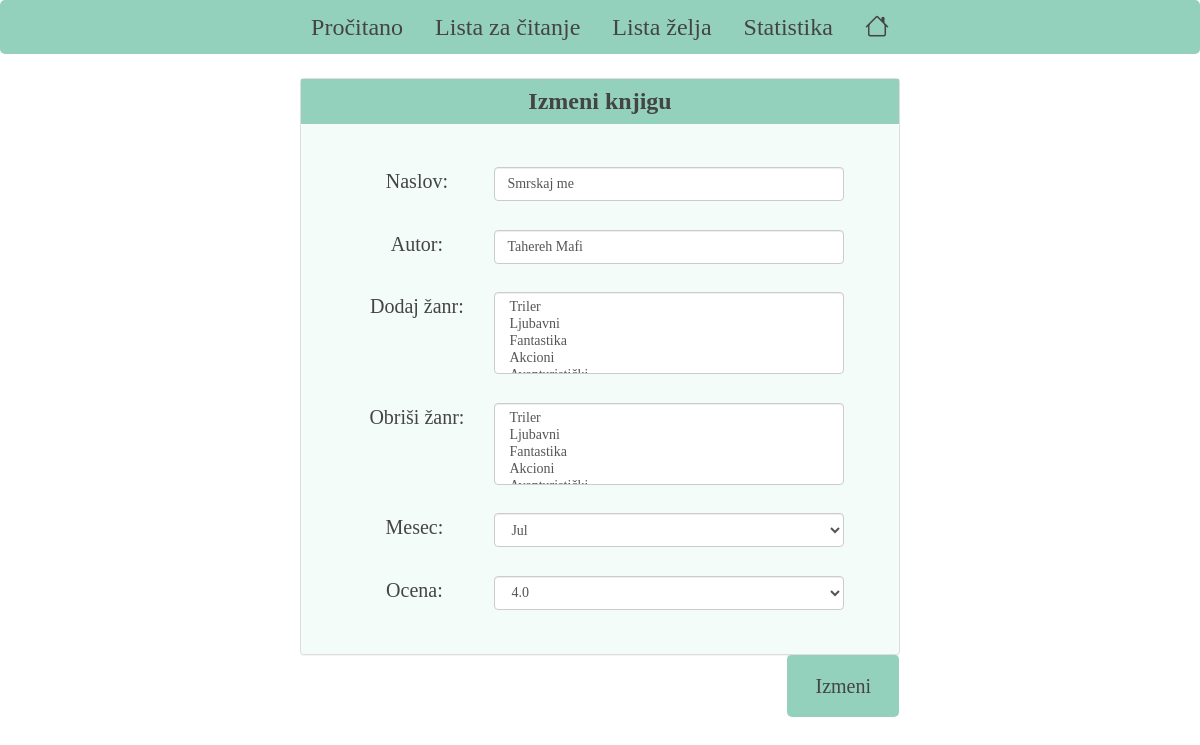
/bookwormApp/izmeni_knjigu/66, run on the app's committed database.
### bookwormApp/models.py (models this page shows, shortened)
class Knjiga(models.Model):
    naslov = models.CharField(max_length=200)
    autor = models.CharField(max_length=200)
    zanr = models.ManyToManyField(Zanr)
    mesec = models.CharField(max_length=12, choices=MESECI, null=True, blank=True)
    ocena = models.DecimalField(blank=True, choices=OCENE, null = True, max_digits=30, decimal_places=1)
    procitano = models.BooleanField(default=False)
    kupljeno = models.BooleanField(default=False)
    korisnik = models.ForeignKey(
        CustomUser, on_delete=models.CASCADE, null=True, blank=True)

### bookwormApp/views.py (the view)
# urls.py: path('izmeni_knjigu/<int:id>', views.izmeniKnjigu, name="izmeniKnjigu"),
def izmeniKnjigu(request, id):
    if request.method == 'POST':
        knjiga = get_object_or_404(Knjiga,pk=id)
        ocenaK = request.POST['ocena']
        ocenaK = float(ocenaK)
        knjiga.naslov = request.POST['naslov']
        knjiga.autor = request.POST['autor']
        obrZanr = request.POST.getlist('obrZanr')
        zanrK = request.POST.getlist('zanr')
        for z in zanrK:
            knjiga.zanr.add(z)
        knjiga.mesec = request.POST['mesec']
        knjiga.ocena = ocenaK
        for obr in obrZanr:
            knjiga.zanr.remove(obr)
        knjiga.save()
        return HttpResponseRedirect(reverse('procitaneKnjige'))
    else:
        zanrovi = Zanr.objects.all()
        knjiga = get_object_or_404(Knjiga, pk=id)
        context = {"knjiga": knjiga, "zanrovi": zanrovi}
        return render(request, 'knjige/izmeniKnjigu.html', context)

### templates/knjige/izmeniKnjigu.html (shortened to what this page needs)
{% extends 'base.html' %}
{% block content %}
<div id = "dodajKnjiguPanel" class="panel panel-default">
  <div id="naslovDodajKnjigu" class="panel-header">
    Izmeni knjigu
  </div>
  <div id="bodyPanel" class="panel-body">
    <form action="{% url 'izmeniKnjigu' knjiga.id %}" method="post">
      <br>
      <label for="naslov">Naslov:&nbsp;</label>
      <input id="n" type="text" class="form-control" name="naslov" required="required" value="{{  knjiga.naslov }}"><br>
      <label for="autor">Autor:&nbsp;</label>
      <input id="a" type="text" class="form-control" name="autor" required="required" value="{{  knjiga.autor }}"><br>
      <div class="zanroviSelect">
      <label id="dZ" for="zanr">Dodaj žanr:&nbsp;</label>
      <select multiple="multiple" id="z" class="form-control"  name="zanr" >
        {% for zanr in zanrovi %}
            <option value="{{zanr.id}}"> {{ zanr.naziv }}</option>
        {% endfor %}
      </select> <br>
      <label id = "obrZ" for="zanr">Obriši žanr:&nbsp;</label>
      <select multiple="multiple" id="oZ" class="form-control"  name="obrZanr" >
        {% for zanr in zanrovi %}
            <option value="{{ zanr.id}}"> {{ zanr.naziv }}</option>
        {% endfor %}
      </select>
      </div>
      <br>
      <label for="mesec">Mesec: &nbsp;</label>
      <select id="m" class="form-control" name="mesec" required="required">
        <option selected value="{{  knjiga.mesec }}"> {{ knjiga.mesec }} </option>
      </select><br>
      <label for="ocena">Ocena: &nbsp;</label>
            <select id="o" class="form-control" name="ocena" required="required">
              <option selected value="{{  knjiga.ocena }}"> {{ knjiga.ocena}} </option>
            </select><br>
  </div>
  <div class="panel-footer">
        <button id="ddj" type="submit"class="btn btn-link">Izmeni </button>
  </div>
</div>
{% endblock %}

### bookwormApp/static/style.css (style rules this page uses)
body { background: url('https://img.freepik.com/free-vector/colored-books-seamless-pattern-with-leaves-candle-coffee-hands-that-hold-books-reading-hand-drawn-illustration_296715-80.jpg?size=338&ext=jpg'); font-family: cursive; }
.panel { width: 50%; margin: auto; }
.panel-body { font-size: 20px; background-color: #f4fcf9; color: #444444; border-radius: 5px; text-align: center !important; }
.panel-footer { font-size: 18px; float: right; background-color: #94d1bd; color: #444444; border-radius: 5px; }
.panel-header { font-size: 24px; color: #444444; display: flex; justify-content: center; background-color: #94d1bd; padding: 5px; }
#dodajKnjiguPanel { width: 50% !important; margin-top: 2%; }
.form-control { width: 350px; }
#naslovDodajKnjigu { font-weight: bold; }
label { width: 150px; float: left; margin-left: 5%; font-weight: normal; }
#ddj { font-size: 20px; color:#444444; }

### data on the page
Knjiga: naslov "Smrskaj me", autor "Tahereh Mafi", mesec "Jul", ocena "4.0"
